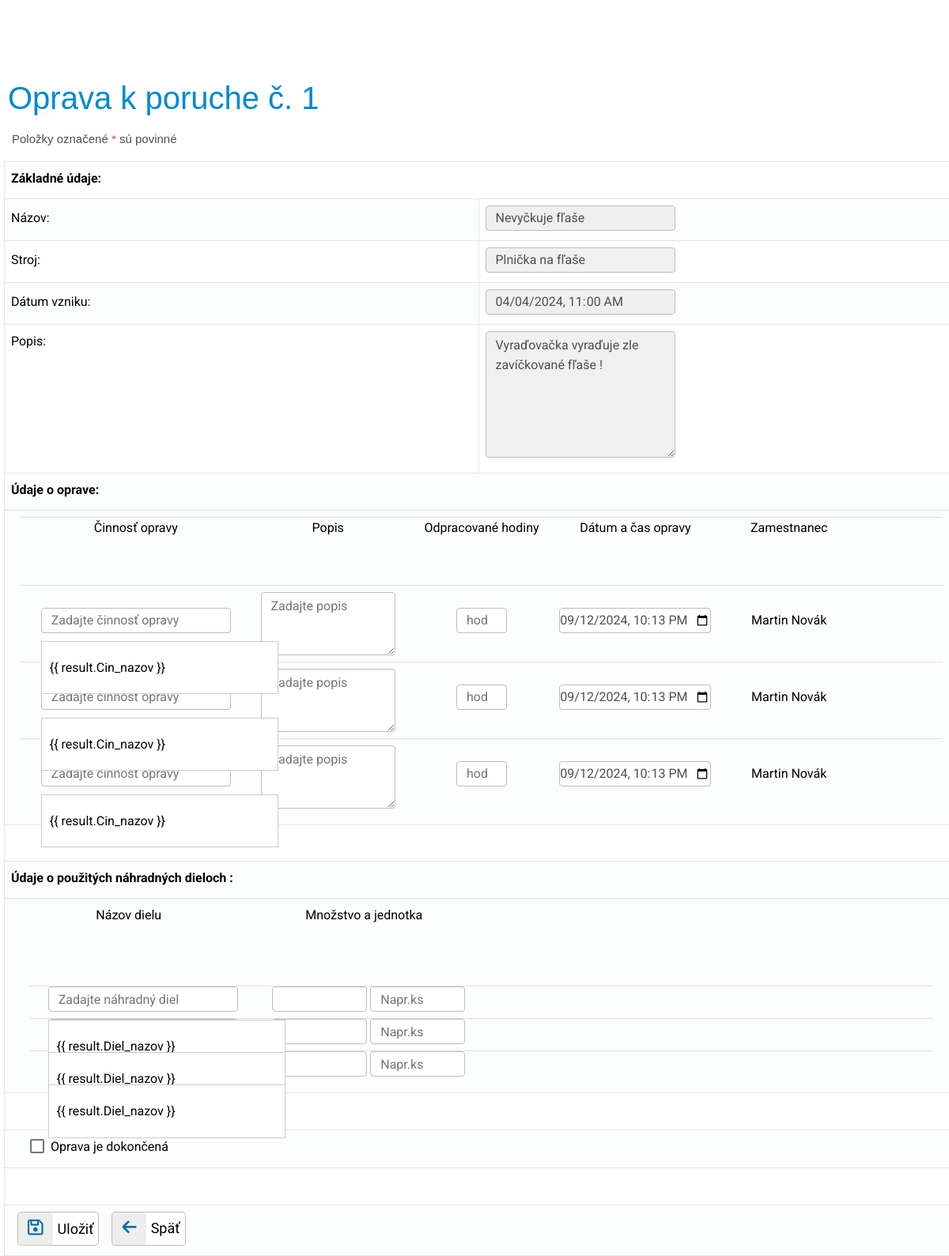
/src/form/oprava.php?PoruchaID=1 (signed in), run on the app's committed database.
### tables this page shows
CREATE TABLE `porucha` (
  `Por_nazov` varchar(50) NOT NULL,
  `Por_popis` varchar(100) DEFAULT NULL,
  `Por_stav` int(11) NOT NULL,
  `Por_datum_vzniku` datetime NOT NULL,
  `Por_datum_pridelenia` datetime DEFAULT NULL,
  `PoruchaID` int(10) UNSIGNED NOT NULL,
  `StrojID` int(10) UNSIGNED DEFAULT NULL,
  `PouzivatelID` int(10) UNSIGNED DEFAULT NULL
);

CREATE TABLE `stroj` (
  `Stroj_nazov` varchar(50) NOT NULL,
  `Stroj_popis` varchar(100) DEFAULT NULL,
  `Stroj_vyrobca` varchar(30) NOT NULL,
  `Stroj_umiestnenie` varchar(30) NOT NULL,
  `Stroj_datum_vyroby` date DEFAULT NULL,
  `Stroj_vyrobne_cislo` varchar(20) NOT NULL,
  `Stroj_evidencne_cislo` varchar(20) NOT NULL,
  `Stroj_datum_prevzatia` date DEFAULT NULL,
  `Stroj_zarucna_doba` int(11) DEFAULT NULL,
  `StrojID` int(10) UNSIGNED NOT NULL,
  `DodavatelID` int(10) UNSIGNED DEFAULT NULL
);

### src/form/oprava.php (the view, shortened to what the rows shown need)
<!DOCTYPE html>
<html>
<head>
    <?php include_once '../partials/head.php';
    include_once "../../lib.php";
    include '../auth/login.php';
    ?>
</head>
<body>
<?php
mysqli_set_charset($dblink, "utf8mb4");
$PoruchaID=mysqli_real_escape_string($dblink,strip_tags($_GET["PoruchaID"]));
$PoruchaID=intval($PoruchaID);
if($PoruchaID)
{
    if($zobrazit)
    {
        $akcia="preview";
        $nadpis = "Oprava k poruche č. ".$PoruchaID;
    }
    else
    {
        $akcia = "insert";
        $nadpis = "Oprava k poruche č. ".$PoruchaID;
    }
    $sql="select * from porucha p LEFT JOIN zamestnanec z ON p.PouzivatelID = z.PouzivatelID LEFT JOIN stroj s ON p.StrojID = s.StrojID WHERE p.PoruchaID = $PoruchaID";
    $vysledok = mysqli_query($dblink,$sql);
    $riadok = mysqli_fetch_assoc($vysledok);
    $Por_nazov = strip_tags_html($riadok["Por_nazov"]);
    $Por_popis = strip_tags_html($riadok["Por_popis"]);
    $Por_datum_vzniku = strip_tags_html($riadok["Por_datum_vzniku"]);
    $Stroj_nazov = strip_tags_html($riadok["Stroj_nazov"]);
    if($Por_datum_vzniku == "0000-00-00 00:00:00") $Por_datum_vzniku = "";
    else $Por_datum_vzniku = date("Y-m-d\TH:i", strtotime($Por_datum_vzniku));
}
else
{
    include_once "src/partials/navbar.php";
    echo '<span class="oznam cervene text-start">Nebola nájdená porucha ku oprave</span>';
    exit;
}
?>
<h1 id="nadpisoprava"><?php echo $nadpis; ?></h1>
<p>
<form id ="myapp_form_oprava" action="../zmena/zmena_opravy.php" method="POST" onsubmit="">
    <table class="zoznam">
        <tr><td>Názov:</td><td style="width:50%;"><input disabled  type="text" class="form-control" name="Por_nazov" value="<?php echo $Por_nazov;?>" <?php echo disabled($akcia);?>/></td></tr>
        <tr><td>Stroj:</td>
            <td>
                    <div>
                        <input
                                disabled
                                class="form-control"
                                type="text"
                                id="$Stroj_nazov"
                                value="<?php echo $Stroj_nazov;?>"
                        />
                    </div>
            </td>
        </tr>
        <tr><td>Dátum vzniku:</td><td> <input disabled type="datetime-local" class="form-control" name="Por_datum_vzniku" value="<?php echo $Por_datum_vzniku;?>" <?php echo disabled($akcia);?>></br></td></tr>
        <tr><td style = "vertical-align:top !important;">Popis:</td><td><textarea disabled type="text" class="form-control" name="Por_popis" <?php echo disabled($akcia); ?>><?php echo $Por_popis;?></textarea></td></tr>
    </table>
</form>
</body>
</html>

### data on the page
porucha: Por_nazov "Nevyčkuje fľaše", StrojID.Stroj_nazov "Plnička na fľaše", Por_datum_vzniku "04/04/2024 11:00", Por_popis "Vyraďovačka vyraďuje zle zavíčkované fľaše !"

### other printed values
$nadpis "Oprava k poruche č. 1"
$MenoPrihlaseneho "Martin Novák"
